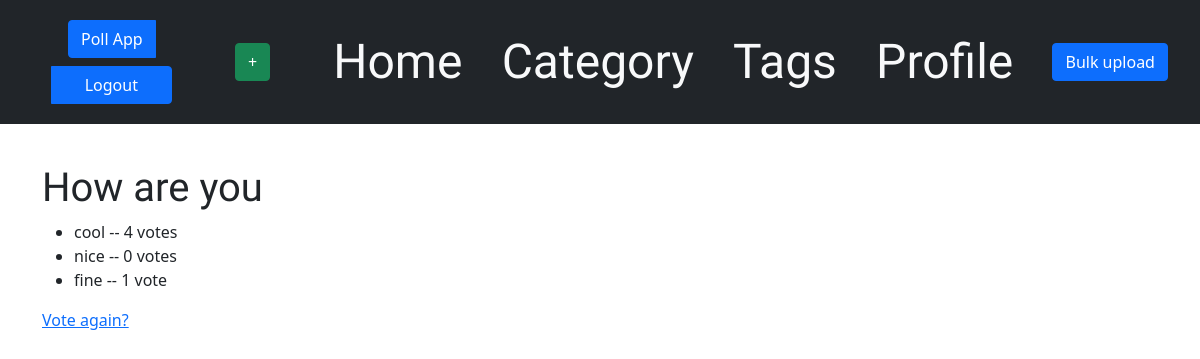
The app's page /polls/how-are-you/results/ (signed in) with its own data.
### polls/models.py (models this page shows, shortened)
class Question(models.Model):
    question_text = models.CharField(max_length=200)
    pub_date = models.DateTimeField("date published")
    que_slug = AutoSlugField(populate_from='question_text', unique=True, null=True, default=None, editable=True)

class Choice(models.Model):
    question = models.ForeignKey(Question, on_delete=models.CASCADE)
    choice_text = models.CharField(max_length=200)
    votes = models.IntegerField(default=0)

### polls/views.py (the view)
# urls.py: path("<que_slug>/results/", views.ResultsView.as_view(), name="results"),
class ResultsView(generic.DetailView,LoginRequiredMixin):
    model = Question
    template_name = "polls/results.html"
    slug_field = 'que_slug'
    slug_url_kwarg = 'que_slug'

### blog/models.py (called while the page is built)
    def __str__(self):
        return LANGUAGE_CODE_MAPPING.get(self.code,'')

### polls/templates/polls/results.html
{% extends 'blog/base.html' %}
{% load static %}
{%block content%}
<h1>{{ question.question_text }}</h1>
<ul>
{% for choice in question.choice_set.all %}
    <li>{{ choice.choice_text }} -- {{ choice.votes }} vote{{ choice.votes|pluralize }}</li>
{% endfor %}
</ul>
<a href="{% url 'polls:detail' question.que_slug %}">Vote again?</a>
{%endblock%}

### blog/static/css/blog.css (style rules this page uses)
h1, h2, h3, h4 { font-family: 'Lobster', cursive; }

### records on screen
Question: question_text "How are you"
Choice: choice_text "cool", votes "4"
Choice: choice_text "nice", votes "0"
Choice: choice_text "fine", votes "1"
